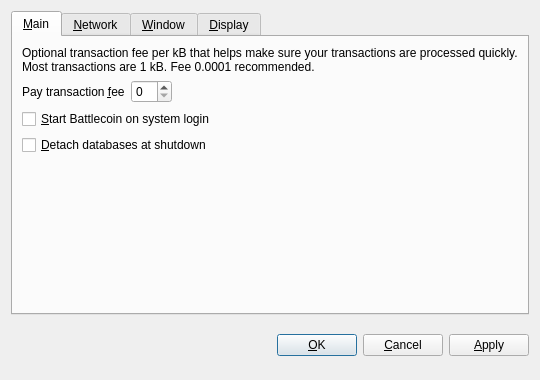
<?xml version="1.0" encoding="UTF-8"?>
<ui version="4.0">
 <class>OptionsDialog</class>
 <widget class="QDialog" name="OptionsDialog">
  <property name="geometry">
   <rect>
    <x>0</x>
    <y>0</y>
    <width>540</width>
    <height>380</height>
   </rect>
  </property>
  <property name="windowTitle">
   <string>Options</string>
  </property>
  <property name="modal">
   <bool>true</bool>
  </property>
  <layout class="QVBoxLayout" name="verticalLayout">
   <item>
    <widget class="QTabWidget" name="tabWidget">
     <property name="tabPosition">
      <enum>QTabWidget::North</enum>
     </property>
     <property name="currentIndex">
      <number>0</number>
     </property>
     <widget class="QWidget" name="tabMain">
      <attribute name="title">
       <string>&amp;Main</string>
      </attribute>
      <layout class="QVBoxLayout" name="verticalLayout_Main">
       <item>
        <widget class="QLabel" name="transactionFeeInfoLabel">
         <property name="text">
          <string>Optional transaction fee per kB that helps make sure your transactions are processed quickly. Most transactions are 1 kB. Fee 0.0001 recommended.</string>
         </property>
         <property name="textFormat">
          <enum>Qt::PlainText</enum>
         </property>
         <property name="wordWrap">
          <bool>true</bool>
         </property>
        </widget>
       </item>
       <item>
        <layout class="QHBoxLayout" name="horizontalLayout_Main">
         <item>
          <widget class="QLabel" name="transactionFeeLabel">
           <property name="text">
            <string>Pay transaction &amp;fee</string>
           </property>
           <property name="textFormat">
            <enum>Qt::PlainText</enum>
           </property>
           <property name="buddy">
            <cstring>transactionFee</cstring>
           </property>
          </widget>
         </item>
         <item>
          <widget class="BattlecoinAmountField" name="transactionFee"/>
         </item>
         <item>
          <spacer name="horizontalSpacer_Main">
           <property name="orientation">
            <enum>Qt::Horizontal</enum>
           </property>
           <property name="sizeHint" stdset="0">
            <size>
             <width>40</width>
             <height>20</height>
            </size>
           </property>
          </spacer>
         </item>
        </layout>
       </item>
       <item>
        <widget class="QCheckBox" name="BattlecoinAtStartup">
         <property name="toolTip">
          <string>Automatically start Battlecoin after logging in to the system.</string>
         </property>
         <property name="text">
          <string>&amp;Start Battlecoin on system login</string>
         </property>
        </widget>
       </item>
       <item>
        <widget class="QCheckBox" name="detachDatabases">
         <property name="toolTip">
          <string>Detach block and address databases at shutdown. This means they can be moved to another data directory, but it slows down shutdown. The wallet is always detached.</string>
         </property>
         <property name="text">
          <string>&amp;Detach databases at shutdown</string>
         </property>
        </widget>
       </item>
       <item>
        <spacer name="verticalSpacer_Main">
         <property name="orientation">
          <enum>Qt::Vertical</enum>
         </property>
         <property name="sizeHint" stdset="0">
          <size>
           <width>20</width>
           <height>40</height>
          </size>
         </property>
        </spacer>
       </item>
      </layout>
     </widget>
     <widget class="QWidget" name="tabNetwork">
      <attribute name="title">
       <string>&amp;Network</string>
      </attribute>
      <layout class="QVBoxLayout" name="verticalLayout_Network">
       <item>
        <widget class="QCheckBox" name="mapPortUpnp">
         <property name="toolTip">
          <string>Automatically open the Battlecoin client port on the router. This only works when your router supports UPnP and it is enabled.</string>
         </property>
         <property name="text">
          <string>Map port using &amp;UPnP</string>
         </property>
        </widget>
       </item>
       <item>
        <widget class="QCheckBox" name="connectSocks">
         <property name="toolTip">
          <string>Connect to the Battlecoin network through a SOCKS proxy (e.g. when connecting through Tor).</string>
         </property>
         <property name="text">
          <string>&amp;Connect through SOCKS proxy:</string>
         </property>
        </widget>
       </item>
       <item>
        <layout class="QHBoxLayout" name="horizontalLayout_Network">
         <item>
          <widget class="QLabel" name="proxyIpLabel">
           <property name="text">
            <string>Proxy &amp;IP:</string>
           </property>
           <property name="textFormat">
            <enum>Qt::PlainText</enum>
           </property>
           <property name="buddy">
            <cstring>proxyIp</cstring>
           </property>
          </widget>
         </item>
         <item>
          <widget class="QValidatedLineEdit" name="proxyIp" native="true">
           <property name="maximumSize">
            <size>
             <width>140</width>
             <height>16777215</height>
            </size>
           </property>
           <property name="toolTip">
            <string>IP address of the proxy (e.g. 127.0.0.1)</string>
           </property>
          </widget>
         </item>
         <item>
          <widget class="QLabel" name="proxyPortLabel">
           <property name="text">
            <string>&amp;Port:</string>
           </property>
           <property name="textFormat">
            <enum>Qt::PlainText</enum>
           </property>
           <property name="buddy">
            <cstring>proxyPort</cstring>
           </property>
          </widget>
         </item>
         <item>
          <widget class="QLineEdit" name="proxyPort">
           <property name="maximumSize">
            <size>
             <width>55</width>
             <height>16777215</height>
            </size>
           </property>
           <property name="toolTip">
            <string>Port of the proxy (e.g. 9050)</string>
           </property>
          </widget>
         </item>
         <item>
          <widget class="QLabel" name="socksVersionLabel">
           <property name="text">
            <string>SOCKS &amp;Version:</string>
           </property>
           <property name="textFormat">
            <enum>Qt::PlainText</enum>
           </property>
           <property name="buddy">
            <cstring>socksVersion</cstring>
           </property>
          </widget>
         </item>
         <item>
          <widget class="QValueComboBox" name="socksVersion">
           <property name="toolTip">
            <string>SOCKS version of the proxy (e.g. 5)</string>
           </property>
          </widget>
         </item>
         <item>
          <spacer name="horizontalSpacer_Network">
           <property name="orientation">
            <enum>Qt::Horizontal</enum>
           </property>
           <property name="sizeHint" stdset="0">
            <size>
             <width>40</width>
             <height>20</height>
            </size>
           </property>
          </spacer>
         </item>
        </layout>
       </item>
       <item>
        <spacer name="verticalSpacer_Network">
         <property name="orientation">
          <enum>Qt::Vertical</enum>
         </property>
         <property name="sizeHint" stdset="0">
          <size>
           <width>20</width>
           <height>40</height>
          </size>
         </property>
        </spacer>
       </item>
      </layout>
     </widget>
     <widget class="QWidget" name="tabWindow">
      <attribute name="title">
       <string>&amp;Window</string>
      </attribute>
      <layout class="QVBoxLayout" name="verticalLayout_Window">
       <item>
        <widget class="QCheckBox" name="minimizeToTray">
         <property name="toolTip">
          <string>Show only a tray icon after minimizing the window.</string>
         </property>
         <property name="text">
          <string>&amp;Minimize to the tray instead of the taskbar</string>
         </property>
        </widget>
       </item>
       <item>
        <widget class="QCheckBox" name="minimizeOnClose">
         <property name="toolTip">
          <string>Minimize instead of exit the application when the window is closed. When this option is enabled, the application will be closed only after selecting Quit in the menu.</string>
         </property>
         <property name="text">
          <string>M&amp;inimize on close</string>
         </property>
        </widget>
       </item>
       <item>
        <spacer name="verticalSpacer_Window">
         <property name="orientation">
          <enum>Qt::Vertical</enum>
         </property>
         <property name="sizeHint" stdset="0">
          <size>
           <width>20</width>
           <height>40</height>
          </size>
         </property>
        </spacer>
       </item>
      </layout>
     </widget>
     <widget class="QWidget" name="tabDisplay">
      <attribute name="title">
       <string>&amp;Display</string>
      </attribute>
      <layout class="QVBoxLayout" name="verticalLayout_Display">
       <item>
        <layout class="QHBoxLayout" name="horizontalLayout_1_Display">
         <item>
          <widget class="QLabel" name="langLabel">
           <property name="text">
            <string>User Interface &amp;language:</string>
           </property>
           <property name="textFormat">
            <enum>Qt::PlainText</enum>
           </property>
           <property name="buddy">
            <cstring>lang</cstring>
           </property>
          </widget>
         </item>
         <item>
          <widget class="QValueComboBox" name="lang">
           <property name="toolTip">
            <string>The user interface language can be set here. This setting will take effect after restarting Battlecoin.</string>
           </property>
          </widget>
         </item>
        </layout>
       </item>
       <item>
        <layout class="QHBoxLayout" name="horizontalLayout_2_Display">
         <item>
          <widget class="QLabel" name="unitLabel">
           <property name="text">
            <string>&amp;Unit to show amounts in:</string>
           </property>
           <property name="textFormat">
            <enum>Qt::PlainText</enum>
           </property>
           <property name="buddy">
            <cstring>unit</cstring>
           </property>
          </widget>
         </item>
         <item>
          <widget class="QValueComboBox" name="unit">
           <property name="toolTip">
            <string>Choose the default subdivision unit to show in the interface and when sending coins.</string>
           </property>
          </widget>
         </item>
        </layout>
       </item>
       <item>
        <widget class="QCheckBox" name="displayAddresses">
         <property name="toolTip">
          <string>Whether to show Battlecoin addresses in the transaction list or not.</string>
         </property>
         <property name="text">
          <string>&amp;Display addresses in transaction list</string>
         </property>
        </widget>
       </item>
       <item>
        <spacer name="verticalSpacer_Display">
         <property name="orientation">
          <enum>Qt::Vertical</enum>
         </property>
         <property name="sizeHint" stdset="0">
          <size>
           <width>20</width>
           <height>40</height>
          </size>
         </property>
        </spacer>
       </item>
      </layout>
     </widget>
    </widget>
   </item>
   <item>
    <layout class="QHBoxLayout" name="horizontalLayout_Buttons">
     <item>
      <spacer name="horizontalSpacer_1">
       <property name="orientation">
        <enum>Qt::Horizontal</enum>
       </property>
       <property name="sizeHint" stdset="0">
        <size>
         <width>40</width>
         <height>48</height>
        </size>
       </property>
      </spacer>
     </item>
     <item>
      <widget class="QLabel" name="statusLabel">
       <property name="font">
        <font>
         <weight>75</weight>
         <bold>true</bold>
        </font>
       </property>
       <property name="text">
        <string/>
       </property>
       <property name="textFormat">
        <enum>Qt::PlainText</enum>
       </property>
       <property name="wordWrap">
        <bool>true</bool>
       </property>
      </widget>
     </item>
     <item>
      <spacer name="horizontalSpacer_2">
       <property name="orientation">
        <enum>Qt::Horizontal</enum>
       </property>
       <property name="sizeHint" stdset="0">
        <size>
         <width>40</width>
         <height>48</height>
        </size>
       </property>
      </spacer>
     </item>
     <item>
      <widget class="QPushButton" name="okButton">
       <property name="text">
        <string>&amp;OK</string>
       </property>
      </widget>
     </item>
     <item>
      <widget class="QPushButton" name="cancelButton">
       <property name="text">
        <string>&amp;Cancel</string>
       </property>
       <property name="autoDefault">
        <bool>false</bool>
       </property>
      </widget>
     </item>
     <item>
      <widget class="QPushButton" name="applyButton">
       <property name="text">
        <string>&amp;Apply</string>
       </property>
       <property name="autoDefault">
        <bool>false</bool>
       </property>
      </widget>
     </item>
    </layout>
   </item>
  </layout>
 </widget>
 <customwidgets>
  <customwidget>
   <class>QValidatedLineEdit</class>
   <extends>QWidget</extends>
   <header>qvalidatedlineedit.h</header>
  </customwidget>
  <customwidget>
   <class>BattlecoinAmountField</class>
   <extends>QSpinBox</extends>
   <header>Battlecoinamountfield.h</header>
  </customwidget>
  <customwidget>
   <class>QValueComboBox</class>
   <extends>QComboBox</extends>
   <header>qvaluecombobox.h</header>
  </customwidget>
 </customwidgets>
 <resources/>
 <connections/>
</ui>
